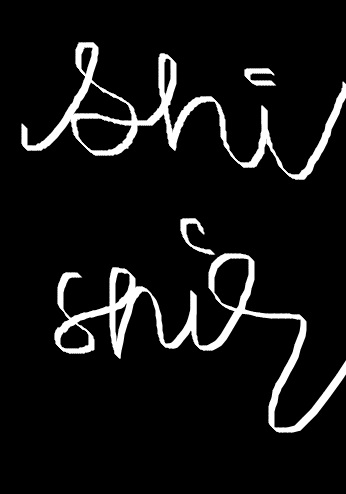
#> input picture files/images/text.jpg, 346 x 494 px
$ python 11_dilation_erosion.py
#> lines starting #> are read from the running program, lines starting #| are printed output that depends on the picture
import cv2
import numpy as np

image=cv2.imread('images/text.jpg')
#> image is the input picture: shape (494, 346, 3); min 0, max 255, mean 18.8
cv2.imshow('original',image)
cv2.waitKey()

kernel=np.ones( (5,5) , np.uint8 )

#EROSION
erosion=cv2.erode(image,kernel,iterations=1)
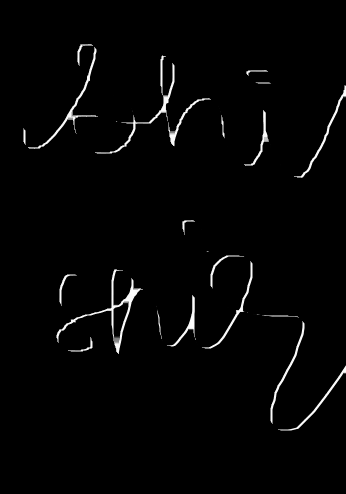
#> erosion: shape (494, 346, 3); min 0, max 254, mean 4.7
cv2.imshow('erosion',erosion)
cv2.waitKey()

#DILATION
dilation=cv2.dilate(image,kernel,iterations=1)
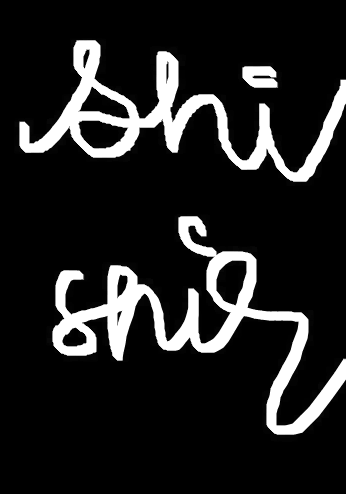
#> dilation: shape (494, 346, 3); min 0, max 255, mean 34.1
cv2.imshow('dilation',dilation)
cv2.waitKey()

#OPENING : erosion followed by dilatio
opening=cv2.morphologyEx(image,cv2.MORPH_OPEN,kernel)
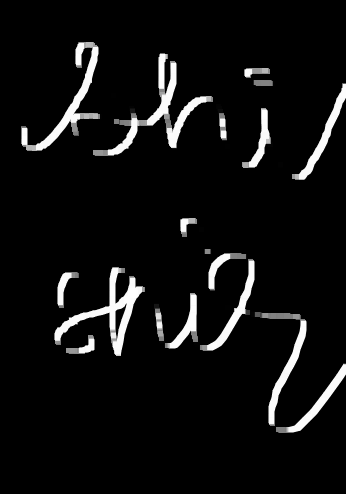
#> opening: shape (494, 346, 3); min 0, max 254, mean 15.7
cv2.imshow('opening',opening)
cv2.waitKey()

#CLOSING : dilation followed by erosion
closing=cv2.morphologyEx(image,cv2.MORPH_CLOSE,kernel)
cv2.imshow('closing',closing)
cv2.waitKey()

cv2.destroyAllWindows()

$ run again, with files/images/chess.jpg copied over files/images/text.jpg
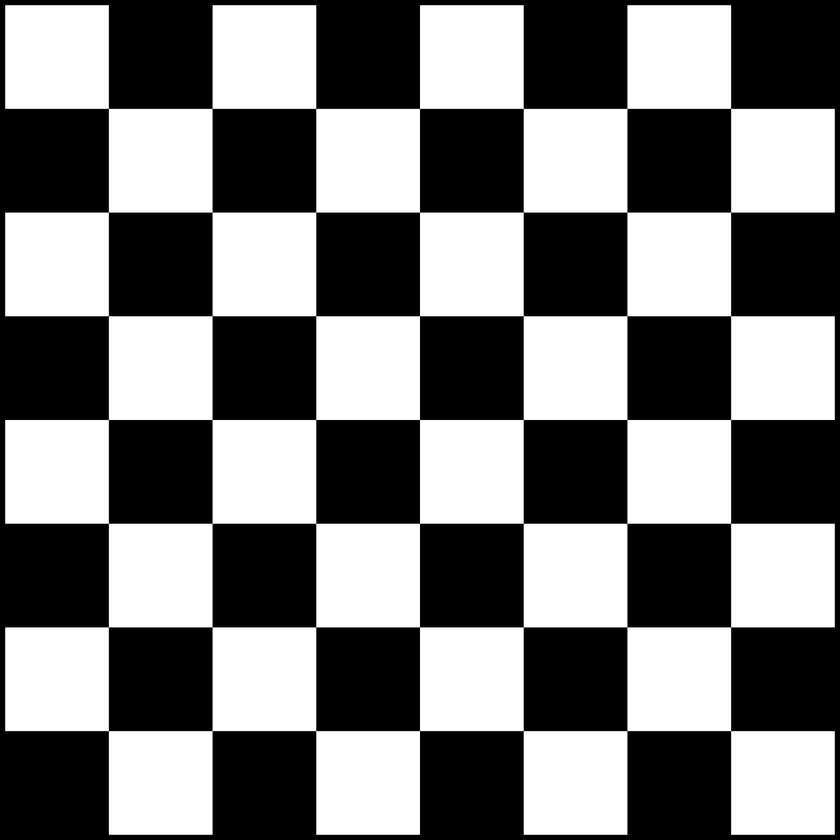
#> input picture files/images/chess.jpg, 840 x 840 px, shrunk from 2000 x 2000 before the run
#> image is the input picture: shape (840, 840, 3); min 0, max 255, mean 124.4
#> `erosion=cv2.erode(image,kernel,iterations=1)`:
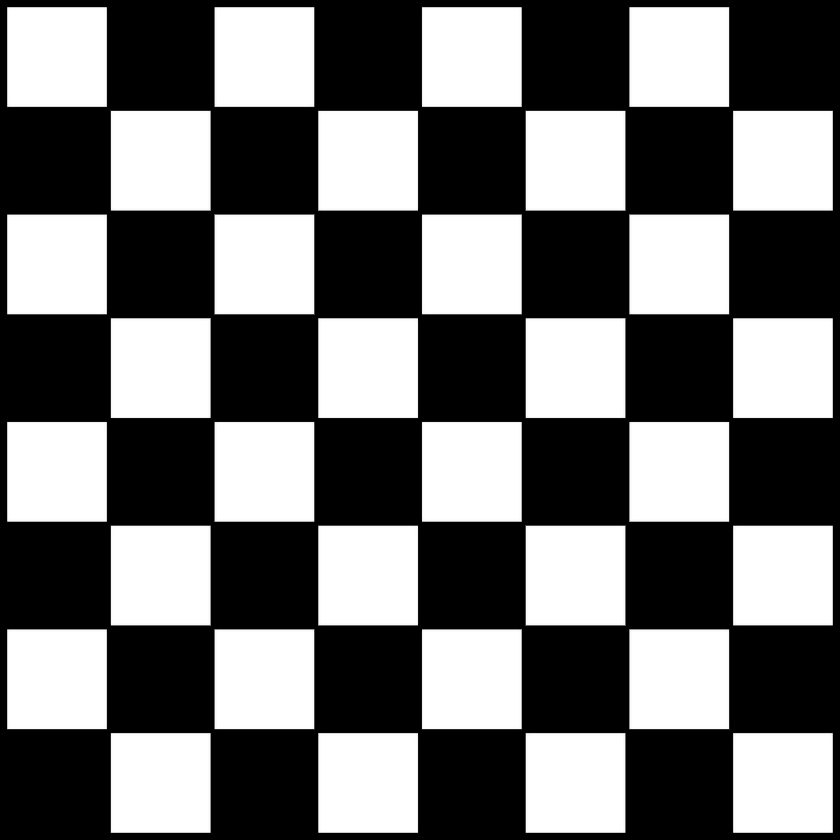
#> erosion: shape (840, 840, 3); min 0, max 255, mean 114.9
#> `dilation=cv2.dilate(image,kernel,iterations=1)`:
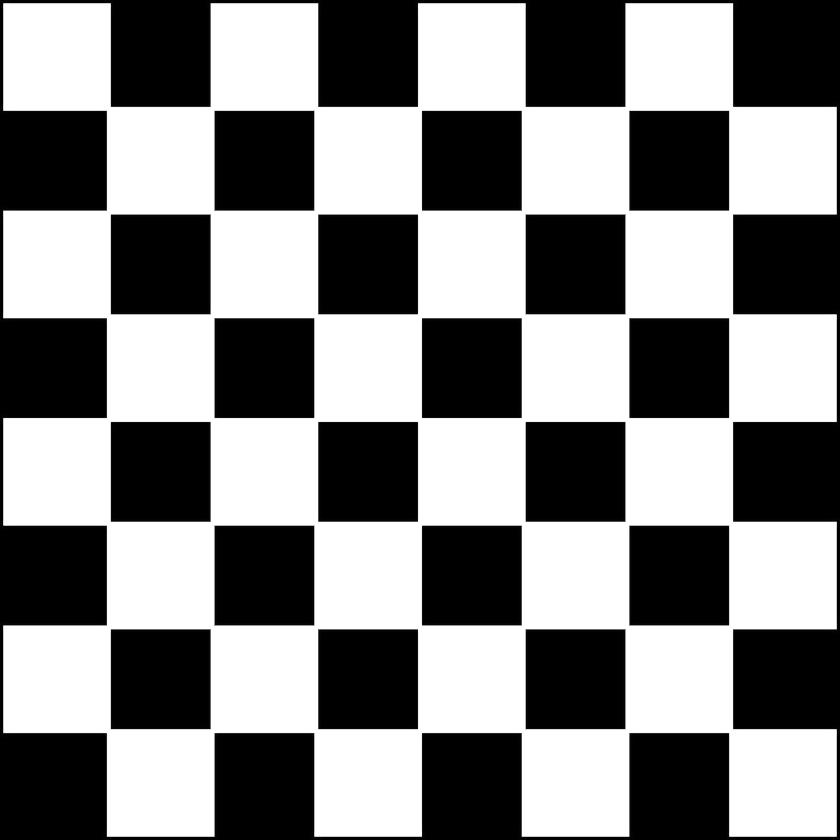
#> dilation: shape (840, 840, 3); min 0, max 255, mean 134
